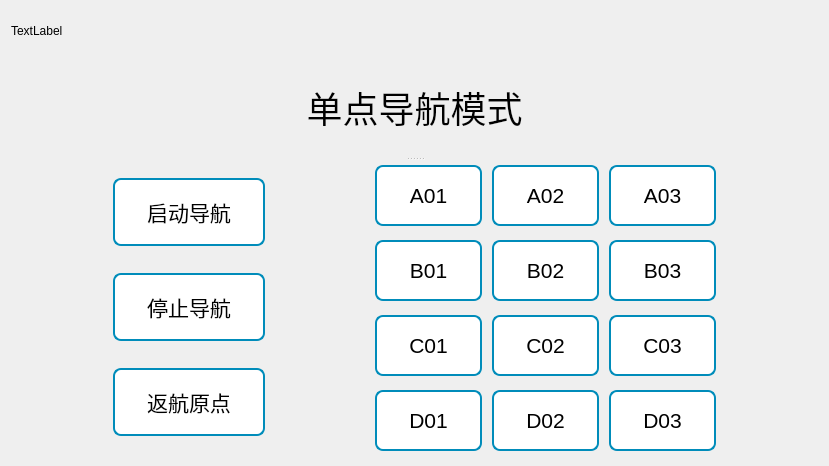
      <widget class="QWidget" name="tab_onepoints">
       <attribute name="title">
        <string>单点模式</string>
       </attribute>
       <layout class="QGridLayout" name="gridLayout_11">
        <item row="1" column="0">
         <widget class="QSplitter" name="splitter_2">
          <property name="orientation">
           <enum>Qt::Vertical</enum>
          </property>
          <widget class="QLabel" name="label_4">
           <property name="sizePolicy">
            <sizepolicy hsizetype="Preferred" vsizetype="Fixed">
             <horstretch>0</horstretch>
             <verstretch>0</verstretch>
            </sizepolicy>
           </property>
           <property name="minimumSize">
            <size>
             <width>0</width>
             <height>100</height>
            </size>
           </property>
           <property name="maximumSize">
            <size>
             <width>16777215</width>
             <height>100</height>
            </size>
           </property>
           <property name="styleSheet">
            <string notr="true">    border-radius: 8px;
    color: white;
    padding: 16px 32px;
    text-align: center;
    text-decoration: none;
    font-size: 36px;
    margin: 4px 2px;
    color: black;</string>
           </property>
           <property name="text">
            <string>单点导航模式</string>
           </property>
           <property name="alignment">
            <set>Qt::AlignCenter</set>
           </property>
          </widget>
          <widget class="QWidget" name="layoutWidget">
           <layout class="QHBoxLayout" name="horizontalLayout_4">
            <item>
             <spacer name="horizontalSpacer_2">
              <property name="orientation">
               <enum>Qt::Horizontal</enum>
              </property>
              <property name="sizeType">
               <enum>QSizePolicy::Fixed</enum>
              </property>
              <property name="sizeHint" stdset="0">
               <size>
                <width>100</width>
                <height>20</height>
               </size>
              </property>
             </spacer>
            </item>
            <item>
             <layout class="QVBoxLayout" name="verticalLayout_8">
              <item>
               <widget class="QPushButton" name="launch_nav_one_btn">
                <property name="maximumSize">
                 <size>
                  <width>256</width>
                  <height>16777215</height>
                 </size>
                </property>
                <property name="styleSheet">
                 <string notr="true">    QPushButton#launch_nav_one_btn {
	border-radius: 8px;
    color: white;
    padding: 16px 32px;
    text-align: center;
    text-decoration: none;
    font-size: 21px;
    margin: 4px 2px;
    background-color: white;
    color: black;
    border: 2px solid #008cba;
}
QPushButton#launch_nav_one_btn:hover {
    background-color: #008cba;
    color: white;
}
QPushButton#launch_nav_one_btn:pressed {
    background-color: #06AD56;
}
</string>
                </property>
                <property name="text">
                 <string>启动导航</string>
                </property>
                <property name="autoDefault">
                 <bool>false</bool>
                </property>
                <property name="flat">
                 <bool>false</bool>
                </property>
               </widget>
              </item>
              <item>
               <widget class="QPushButton" name="stop_nav_one_btn">
                <property name="maximumSize">
                 <size>
                  <width>256</width>
                  <height>16777215</height>
                 </size>
                </property>
                <property name="styleSheet">
                 <string notr="true">    QPushButton#stop_nav_one_btn {
	border-radius: 8px;
    color: white;
    padding: 16px 32px;
    text-align: center;
    text-decoration: none;
    font-size: 21px;
    margin: 4px 2px;
    background-color: white;
    color: black;
    border: 2px solid #008cba;
}
QPushButton#stop_nav_one_btn:hover {
    background-color: #008cba;
    color: white;
}
QPushButton#stop_nav_one_btn:pressed {
    background-color: #06AD56;
}
</string>
                </property>
                <property name="text">
                 <string>停止导航</string>
                </property>
               </widget>
              </item>
              <item>
               <widget class="QPushButton" name="back_nav_one_btn">
                <property name="maximumSize">
                 <size>
                  <width>256</width>
                  <height>16777215</height>
                 </size>
                </property>
                <property name="styleSheet">
                 <string notr="true">    QPushButton#back_nav_one_btn {
	border-radius: 8px;
    color: white;
    padding: 16px 32px;
    text-align: center;
    text-decoration: none;
    font-size: 21px;
    margin: 4px 2px;
    background-color: white;
    color: black;
    border: 2px solid #008cba;
}
QPushButton#back_nav_one_btn:hover {
    background-color: #008cba;
    color: white;
}
QPushButton#back_nav_one_btn:pressed {
    background-color: #06AD56;
}
</string>
                </property>
                <property name="text">
                 <string>返航原点</string>
                </property>
                <property name="iconSize">
                 <size>
                  <width>32</width>
                  <height>32</height>
                 </size>
                </property>
               </widget>
              </item>
             </layout>
            </item>
            <item>
             <spacer name="horizontalSpacer">
              <property name="orientation">
               <enum>Qt::Horizontal</enum>
              </property>
              <property name="sizeType">
               <enum>QSizePolicy::Fixed</enum>
              </property>
              <property name="sizeHint" stdset="0">
               <size>
                <width>100</width>
                <height>20</height>
               </size>
              </property>
             </spacer>
            </item>
            <item>
             <layout class="QHBoxLayout" name="horizontalLayout_5">
              <item>
               <layout class="QVBoxLayout" name="verticalLayout_5">
                <item>
                 <widget class="QPushButton" name="A01_btn">
                  <property name="styleSheet">
                   <string notr="true">    QPushButton#A01_btn {
	border-radius: 8px;
    color: white;
    padding: 16px 32px;
    text-align: center;
    text-decoration: none;
    font-size: 21px;
    margin: 4px 2px;
    background-color: white;
    color: black;
    border: 2px solid #008cba;
}
QPushButton#A01_btn:hover {
    background-color: #008cba;
    color: white;
}
QPushButton#A01_btn:pressed {
    background-color: #06AD56;
}
</string>
                  </property>
                  <property name="text">
                   <string>A01</string>
                  </property>
                 </widget>
                </item>
                <item>
                 <widget class="QPushButton" name="B01_btn">
                  <property name="styleSheet">
                   <string notr="true">    QPushButton#B01_btn {
	border-radius: 8px;
    color: white;
    padding: 16px 32px;
    text-align: center;
    text-decoration: none;
    font-size: 21px;
    margin: 4px 2px;
    background-color: white;
    color: black;
    border: 2px solid #008cba;
}
QPushButton#B01_btn:hover {
    background-color: #008cba;
    color: white;
}
QPushButton#B01_btn:pressed {
    background-color: #06AD56;
}
</string>
                  </property>
                  <property name="text">
                   <string>B01</string>
                  </property>
                 </widget>
                </item>
                <item>
                 <widget class="QPushButton" name="C01_btn">
                  <property name="styleSheet">
                   <string notr="true">    QPushButton#C01_btn {
	border-radius: 8px;
    color: white;
    padding: 16px 32px;
    text-align: center;
    text-decoration: none;
    font-size: 21px;
    margin: 4px 2px;
    background-color: white;
    color: black;
    border: 2px solid #008cba;
}
QPushButton#C01_btn:hover {
    background-color: #008cba;
    color: white;
}
QPushButton#C01_btn:pressed {
    background-color: #06AD56;
}
</string>
                  </property>
                  <property name="text">
                   <string>C01</string>
                  </property>
                 </widget>
                </item>
                <item>
                 <widget class="QPushButton" name="D01_btn">
                  <property name="styleSheet">
                   <string notr="true">    QPushButton#D01_btn {
	border-radius: 8px;
    color: white;
    padding: 16px 32px;
    text-align: center;
    text-decoration: none;
    font-size: 21px;
    margin: 4px 2px;
    background-color: white;
    color: black;
    border: 2px solid #008cba;
}
QPushButton#D01_btn:hover {
    background-color: #008cba;
    color: white;
}
QPushButton#D01_btn:pressed {
    background-color: #06AD56;
}
</string>
                  </property>
                  <property name="text">
                   <string>D01</string>
                  </property>
                 </widget>
                </item>
               </layout>
              </item>
              <item>
               <layout class="QVBoxLayout" name="verticalLayout_6">
                <item>
                 <widget class="QPushButton" name="A02_btn">
                  <property name="styleSheet">
                   <string notr="true">    QPushButton#A02_btn {
	border-radius: 8px;
    color: white;
    padding: 16px 32px;
    text-align: center;
    text-decoration: none;
    font-size: 21px;
    margin: 4px 2px;
    background-color: white;
    color: black;
    border: 2px solid #008cba;
}
QPushButton#A02_btn:hover {
    background-color: #008cba;
    color: white;
}
QPushButton#A02_btn:pressed {
    background-color: #06AD56;
}
</string>
                  </property>
                  <property name="text">
                   <string>A02</string>
                  </property>
                 </widget>
                </item>
                <item>
                 <widget class="QPushButton" name="B02_btn">
                  <property name="styleSheet">
                   <string notr="true">    QPushButton#B02_btn {
	border-radius: 8px;
    color: white;
    padding: 16px 32px;
    text-align: center;
    text-decoration: none;
    font-size: 21px;
    margin: 4px 2px;
    background-color: white;
    color: black;
    border: 2px solid #008cba;
}
QPushButton#B02_btn:hover {
    background-color: #008cba;
    color: white;
}
QPushButton#B02_btn:pressed {
    background-color: #06AD56;
}
</string>
                  </property>
                  <property name="text">
                   <string>B02</string>
                  </property>
                 </widget>
                </item>
                <item>
                 <widget class="QPushButton" name="C02_btn">
                  <property name="styleSheet">
                   <string notr="true">    QPushButton#C02_btn {
	border-radius: 8px;
    color: white;
    padding: 16px 32px;
    text-align: center;
    text-decoration: none;
    font-size: 21px;
    margin: 4px 2px;
    background-color: white;
    color: black;
    border: 2px solid #008cba;
}
QPushButton#C02_btn:hover {
    background-color: #008cba;
    color: white;
}
QPushButton#C02_btn:pressed {
    background-color: #06AD56;
}
</string>
                  </property>
                  <property name="text">
                   <string>C02</string>
                  </property>
                 </widget>
                </item>
                <item>
                 <widget class="QPushButton" name="D02_btn">
                  <property name="styleSheet">
                   <string notr="true">    QPushButton#D02_btn {
	border-radius: 8px;
    color: white;
    padding: 16px 32px;
    text-align: center;
    text-decoration: none;
    font-size: 21px;
    margin: 4px 2px;
    background-color: white;
    color: black;
    border: 2px solid #008cba;
}
QPushButton#D02_btn:hover {
    background-color: #008cba;
    color: white;
}
QPushButton#D02_btn:pressed {
    background-color: #06AD56;
}
</string>
                  </property>
                  <property name="text">
                   <string>D02</string>
                  </property>
                 </widget>
                </item>
               </layout>
              </item>
              <item>
               <layout class="QVBoxLayout" name="verticalLayout_7">
                <item>
                 <widget class="QPushButton" name="A03_btn">
                  <property name="styleSheet">
                   <string notr="true">    QPushButton#A03_btn {
	border-radius: 8px;
    color: white;
    padding: 16px 32px;
    text-align: center;
    text-decoration: none;
    font-size: 21px;
    margin: 4px 2px;
    background-color: white;
    color: black;
    border: 2px solid #008cba;
}
QPushButton#A03_btn:hover {
    background-color: #008cba;
    color: white;
}
QPushButton#A03_btn:pressed {
    background-color: #06AD56;
}
</string>
                  </property>
                  <property name="text">
                   <string>A03</string>
                  </property>
                 </widget>
                </item>
                <item>
                 <widget class="QPushButton" name="B03_btn">
                  <property name="styleSheet">
                   <string notr="true">    QPushButton#B03_btn {
	border-radius: 8px;
    color: white;
    padding: 16px 32px;
    text-align: center;
    text-decoration: none;
    font-size: 21px;
    margin: 4px 2px;
    background-color: white;
    color: black;
    border: 2px solid #008cba;
}
QPushButton#B03_btn:hover {
    background-color: #008cba;
    color: white;
}
QPushButton#B03_btn:pressed {
    background-color: #06AD56;
}
</string>
                  </property>
                  <property name="text">
                   <string>B03</string>
                  </property>
                 </widget>
                </item>
                <item>
                 <widget class="QPushButton" name="C03_btn">
                  <property name="styleSheet">
                   <string notr="true">    QPushButton#C03_btn {
	border-radius: 8px;
    color: white;
    padding: 16px 32px;
    text-align: center;
    text-decoration: none;
    font-size: 21px;
    margin: 4px 2px;
    background-color: white;
    color: black;
    border: 2px solid #008cba;
}
QPushButton#C03_btn:hover {
    background-color: #008cba;
    color: white;
}
QPushButton#C03_btn:pressed {
    background-color: #06AD56;
}
</string>
                  </property>
                  <property name="text">
                   <string>C03</string>
                  </property>
                 </widget>
                </item>
                <item>
                 <widget class="QPushButton" name="D03_btn">
                  <property name="styleSheet">
                   <string notr="true">    QPushButton#D03_btn {
	border-radius: 8px;
    color: white;
    padding: 16px 32px;
    text-align: center;
    text-decoration: none;
    font-size: 21px;
    margin: 4px 2px;
    background-color: white;
    color: black;
    border: 2px solid #008cba;
}
QPushButton#D03_btn:hover {
    background-color: #008cba;
    color: white;
}
QPushButton#D03_btn:pressed {
    background-color: #06AD56;
}
</string>
                  </property>
                  <property name="text">
                   <string>D03</string>
                  </property>
                 </widget>
                </item>
               </layout>
              </item>
             </layout>
            </item>
            <item>
             <spacer name="horizontalSpacer_3">
              <property name="orientation">
               <enum>Qt::Horizontal</enum>
              </property>
              <property name="sizeType">
               <enum>QSizePolicy::Fixed</enum>
              </property>
              <property name="sizeHint" stdset="0">
               <size>
                <width>100</width>
                <height>20</height>
               </size>
              </property>
             </spacer>
            </item>
           </layout>
          </widget>
         </widget>
        </item>
        <item row="0" column="0">
         <widget class="QLabel" name="label_nav_state_1">
          <property name="minimumSize">
           <size>
            <width>40</width>
            <height>40</height>
           </size>
          </property>
          <property name="maximumSize">
           <size>
            <width>16777215</width>
            <height>40</height>
           </size>
          </property>
          <property name="text">
           <string>TextLabel</string>
          </property>
         </widget>
        </item>
       </layout>
      </widget>
